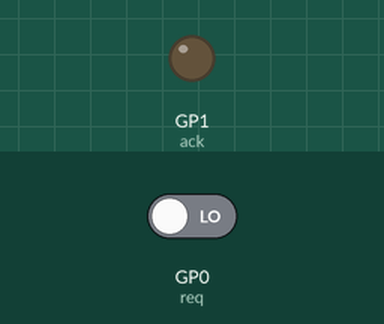
Bench run of a program on a simulated Raspberry Pi Pico running MicroPython. Shown: output pins drawn as LEDs (lit = HIGH). The inputs (shaded band) are chosen by the test bench; at power-on: GP0 (req) LOW.

Above: at 1.2 s.
1.3 s: GP0 (req) driven HIGH
At 2.3 s:
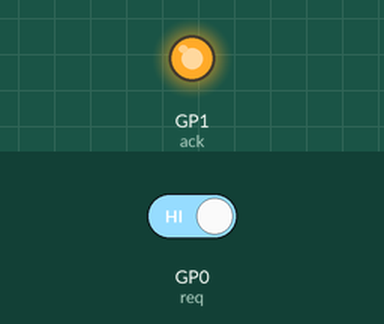
2.8 s: GP0 (req) driven LOW
At 3.5 s:
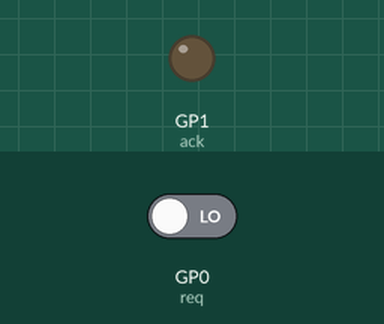
Timing chart, 0 to 5.8 s (numbered marks = the images above; inputs shaded):
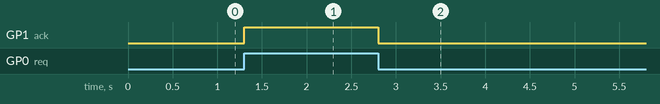

Measured:
- after the input at 1.3 s, GP1 (ack): LOW → HIGH at once
- after the input at 2.8 s, GP1 (ack): HIGH → LOW at once

The program:

handshake_b.py
```python
# Board B of Examples.MultiMcu.Handshake: copies REQ (GP0, from board A) onto
# ACK (GP1, to board A) from a Pin.irq handler, while the main loop sleeps -
# the handler interrupts the sleep, as on the real board.
from machine import Pin
import time

req = Pin(0, Pin.IN)
ack = Pin(1, Pin.OUT)
ack.off()
edges = 0


def on_req(pin):
    global edges
    ack.value(pin.value())
    edges += 1


req.irq(handler=on_req, trigger=Pin.IRQ_RISING | Pin.IRQ_FALLING)

while True:
    time.sleep(1)
```
